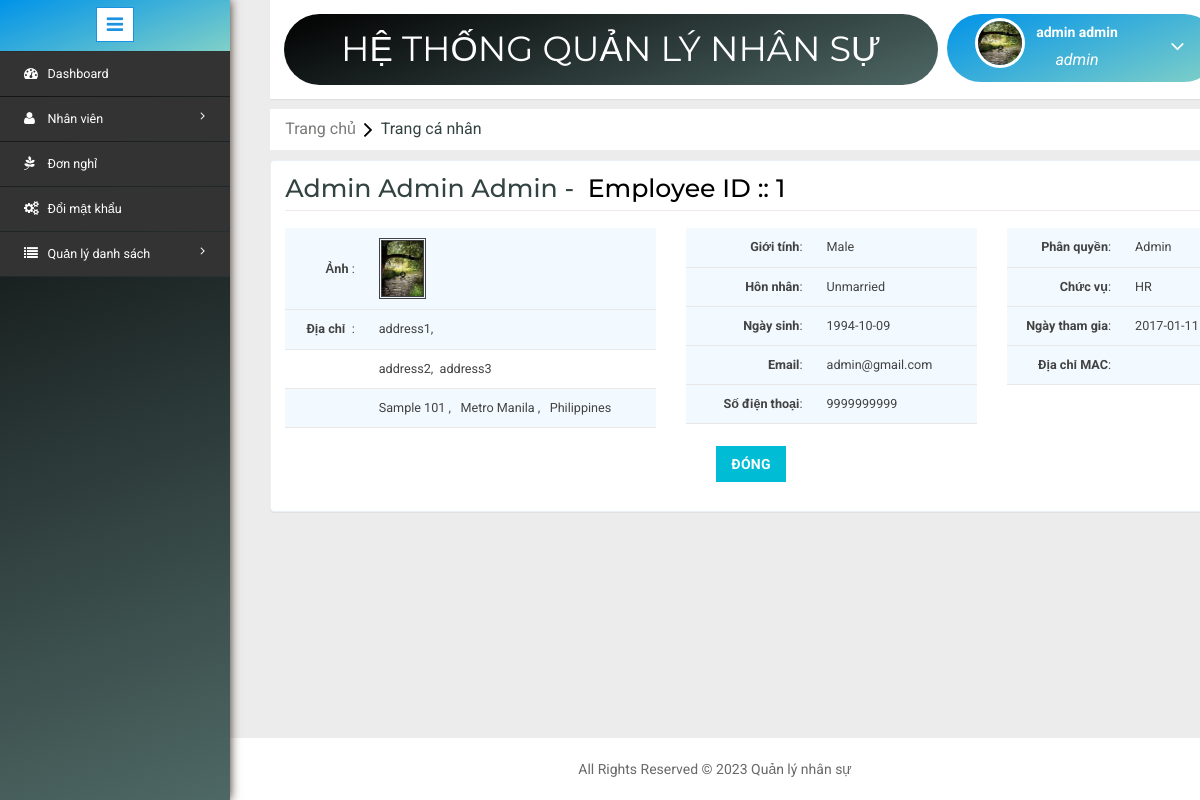
Screenshot of /profile.php (signed in) with the database file from the repository.
### tables this page shows
CREATE TABLE `employee` (
  `EmpId` bigint(20) NOT NULL,
  `EmployeeId` varchar(11) NOT NULL,
  `FirstName` varchar(200) NOT NULL,
  `MiddleName` varchar(200) NOT NULL,
  `LastName` varchar(200) NOT NULL,
  `Birthdate` date NOT NULL,
  `Gender` int(10) NOT NULL,
  `Address1` varchar(500) NOT NULL,
  `Address2` varchar(500) NOT NULL,
  `Address3` varchar(500) NOT NULL,
  `CityId` int(11) NOT NULL,
  `Mobile` decimal(10,0) NOT NULL,
  `Email` varchar(200) NOT NULL,
  `Password` varchar(25) NOT NULL,
  `AadharNumber` varchar(25) NOT NULL,
  `MaritalStatus` int(11) NOT NULL,
  `PositionId` int(11) NOT NULL,
  `CreatedBy` bigint(20) NOT NULL,
  `CreatedDate` datetime NOT NULL,
  `ModifiedBy` bigint(20) DEFAULT NULL,
  `ModifiedDate` datetime DEFAULT NULL,
  `JoinDate` date NOT NULL,
  `LeaveDate` date DEFAULT NULL,
  `LastLogin` datetime DEFAULT NULL,
  `LastLogout` datetime DEFAULT NULL,
  `StatusId` int(11) NOT NULL,
  `RoleId` int(11) NOT NULL,
  `ImageName` varchar(1000) DEFAULT NULL,
  `MacAddress` varchar(25) NOT NULL
);

CREATE TABLE `city` (
  `CityId` int(11) NOT NULL,
  `StateId` int(11) NOT NULL,
  `Name` varchar(200) NOT NULL
);

CREATE TABLE `state` (
  `StateId` int(11) NOT NULL,
  `CountryId` int(11) NOT NULL,
  `Name` varchar(200) NOT NULL
);

CREATE TABLE `country` (
  `CountryId` int(11) NOT NULL,
  `Name` varchar(200) NOT NULL
);

CREATE TABLE `gender` (
  `GenderId` int(11) NOT NULL,
  `Name` varchar(15) NOT NULL
);

CREATE TABLE `maritalstatus` (
  `MaritalId` int(11) NOT NULL,
  `Name` varchar(100) NOT NULL
);

CREATE TABLE `role` (
  `RoleId` int(11) NOT NULL,
  `Name` varchar(200) NOT NULL
);

CREATE TABLE `position` (
  `PositinId` int(11) NOT NULL,
  `Name` varchar(200) NOT NULL
);

### profile.php (the view, shortened to what this page needs)
<?php include('header.php'); ?>
<?php
	$dbs = new database();
	$db=$dbs->connection();
	$ProfileEmpId=$_SESSION['User']['EmployeeId'];
	$view = mysqli_query($db,"select * from employee where EmployeeId='$ProfileEmpId'");
	$row = mysqli_fetch_assoc($view);
	$genderid = $row['Gender'];
	$gid = mysqli_query($db,"select * from gender where GenderId='$genderid'");
	$gendern = mysqli_fetch_assoc($gid);
	$maritalid = $row['MaritalStatus'];
	$mid = mysqli_query($db,"select * from maritalstatus where MaritalId='$maritalid'");
	$maritaln = mysqli_fetch_assoc($mid);
	$cityid = $row['CityId'];
	$cid = mysqli_query($db,"select * from city where CityId='$cityid'");
	$cityn = mysqli_fetch_assoc($cid);
	$stateid = $cityn['StateId'];
	$sid = mysqli_query($db,"select * from state where StateId='$stateid'");
	$staten = mysqli_fetch_assoc($sid);
	$countryid = $staten['CountryId'];
	$couid = mysqli_query($db,"select * from country where CountryId='$countryid'");
	$countryn = mysqli_fetch_assoc($couid);
	$positionid = $row['PositionId'];
	$pid = mysqli_query($db,"select * from position where PositinId='$positionid'");
	$positionn = mysqli_fetch_assoc($pid);
	$roleid = $row['RoleId'];
	$rid= mysqli_query($db,"select * from role where RoleId='$roleid'");
	$rolen = mysqli_fetch_assoc($rid);
?>
<link rel="stylesheet" type="text/css" href="css/table-style.css" />
<ol class="breadcrumb" style="margin: 10px 0px ! important;">
    <li class="breadcrumb-item"><a href="Home.php">Trang chủ</a><i class="fa fa-angle-right"></i>Trang cá nhân</li>
</ol>
<form method="post">
<div class="validation-form" style="margin-top: 0;">
	<h2 style="text-transform: capitalize; margin: 0px;"><?php if($row) { echo $row['FirstName']."&nbsp;".$row['MiddleName']."&nbsp".$row['LastName'];} else { echo "Null"; } ?> -&nbsp;&nbsp;<font color="black"><?php if($row>0) { echo "Employee ID ::&nbsp;".$row['EmployeeId']; } else { echo "<b>Employee ID</b> ::&nbsp; Null"; }?></font></h2>
	<div class="row">
		<div class="col-md-5">
			<table>
				<tbody>
					<tr>
						<td rowspan="2" style="text-align: right;"><b>Ảnh</b>&nbsp;:</td>
						<td rowspan="2"><img src="image/<?php if($row) { echo $row['ImageName']; } else{ echo "Null"; }?>" style=" height: 61px; border: double;"></td>
					</tr>
				</tbody>
				<tbody>
					<tr>
						<td style="text-align: right;"><b>Địa chỉ</b> &nbsp;:</td>
						<td><?php if($row) { echo $row['Address1']; } else{ echo "Null"; }?>,</td>
					</tr>
					<tr>
						<td></td>
						<td><?php if($row) { echo $row['Address2']; } else{ echo "Null"; }?>,&nbsp;&nbsp;<?php if($row) { echo $row['Address3']; } else{ echo "Null"; }?></td>
					</tr>
					<tr>
						<td></td>
						<td><?php if($cityn) { echo ucfirst($cityn['Name']); } else{ echo "Null"; }?> ,&nbsp;&nbsp;&nbsp;<?php if($staten) { echo ucfirst($staten['Name']); } else{ echo "Null"; }?> ,&nbsp;&nbsp;&nbsp;<?php if($countryn) { echo ucfirst($countryn['Name']); } else{ echo "Null"; }?></td>
					</tr>
				</tbody>
			</table>
		</div>
		<div class="col-md-4">
			<table>
				<tbody>
					<tr>
						<td style="text-align: right;"><b>Giới tính</b>:</td>
						<td><?php if($gendern) { echo ucfirst($gendern['Name']); } else{ echo "Null"; }?></td>
					</tr>
				</tbody>
				<tbody>
					<tr>
						<td style="text-align: right;"><b>Hôn nhân</b>:</td>
						<td><?php if($maritaln) { echo $maritaln['Name']; } else{ echo "Null"; }?></td>
					</tr>
				</tbody>
				<tbody>
					<tr>
						<td style="text-align: right;"><b>Ngày sinh</b>:</td>
						<td><?php if($row) { echo $row['Birthdate']; } else{ echo "Null"; }?></td>
					</tr>
				</tbody>
				<tbody>
					<tr>
						<td style="text-align: right;"><b>Email</b>:</td>
						<td><?php if($row) { echo $row['Email']; } else{ echo "Null"; }?></td>
					</tr>
				</tbody>
				<tbody>
					<tr>
						<td style="text-align: right;"><b>Số điện thoại</b>:</td>
						<td><?php if($row) { echo $row['Mobile']; } else{ echo "Null"; }?></td>
					</tr>
				</tbody>
			</table>
		</div>
		<div class="col-md-3">
			<table>
				<tbody>
					<tr>
						<td style="text-align: right;"><b>Phân quyền</b>:</td>
						<td><?php if($rolen) { echo ucfirst($rolen['Name']); } else{ echo "Null"; }?></td>
					</tr>
				</tbody>
				<tbody>
					<tr>
						<td style="text-align: right;"><b>Chức vụ</b>:</td>
						<td><?php if($positionn) { echo $positionn['Name']; } else{ echo "Null"; }?></td>
					</tr>
				</tbody>
				<tbody>
					<tr>
						<td style="text-align: right;"><b>Ngày tham gia</b>:</td>
						<td><?php if($row) { echo $row['JoinDate']; } else{ echo "Null"; }?></td>
					</tr>
				</tbody>
				<tbody>
					<tr>
						<td style="text-align: right;"><b>Địa chỉ MAC</b>:</td>
						<td><?php if($row) { echo $row['MacAddress']; } else{ echo "Null"; }?></td>
					</tr>
				</tbody>
			</table>
		</div>
	</div>
	<div class="row" style="text-align: center; margin-top: 2%;">
		<div class="col-md-12 form-group">
            <button type="submit" name="close" class="btn btn-primary">Đóng</button>
        </div>
	</div>
</div>
</form>
<?php include('footer.php'); ?>

### css/table-style.css (style rules this page uses)
table { background: white; border-collapse: collapse; margin: 1.25em 0 0; width: 100%; }
table tr, table th, table td { border: none; border-bottom: 1px solid #e8e8e8; font-size: .95em; }
table th, table td { padding: 10px 12px; text-align: left; }
table tr td { background: #f3faff; color: #424242; }
table tr:nth-of-type(2n+2) td { background: #ffffff; }
table { width: 100%; }

### rows the page displays
employee: FirstName "Admin", MiddleName "Admin", LastName "Admin", EmployeeId "1", ImageName (picture), Address1 "address1", Address2 "address2", Address3 "address3", Birthdate "1994-10-09", Email "admin@gmail.com", Mobile "9999999999", JoinDate "2017-01-11"
city: Name "Sample 101"
state: Name "Metro Manila"
country: Name "Philippines"
gender: Name "Male"
maritalstatus: Name "Unmarried"
role: Name "Admin"
position: Name "HR"

### other values shown
$_SESSION['User']['FirstName'] "admin"
$_SESSION['User']['LastName'] "admin"
$_SESSION['role']['Name'] "admin"
